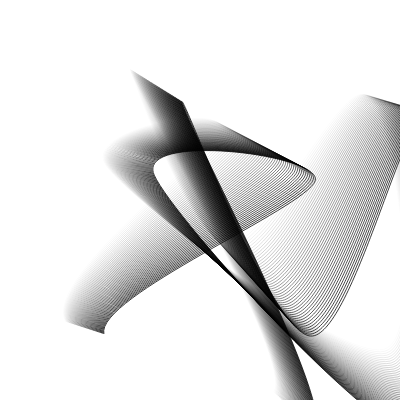
Frame 1 (no input)
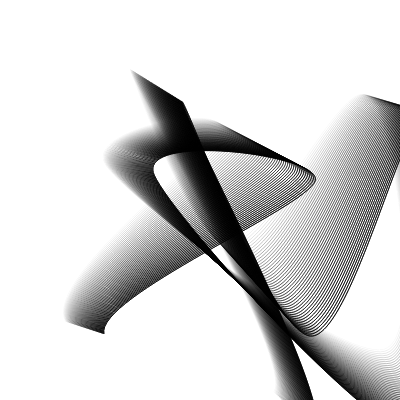
Frame 2 (the mouse pressed at the canvas centre, redrawn once)

The p5.js sketch that drew these frames (run headless with seeded random() and noise() and a simulated clock; the mouse was pressed at the canvas centre and the sketch redrawn once):

// p5.js sketch
// ── sketch.js
const sketchWidth = 400;
const sketchHeight = 400;
function setup () {
  createCanvas(sketchWidth, sketchHeight);
}

const numPoints = 10;
const velocity = 2;
const points = [];
for (let p = 0; p < numPoints; p += 1) {
  points.push([
    Math.random() * sketchWidth, // x
    Math.random() * sketchHeight, // y
    Math.random() * velocity, // dx
    Math.random() * velocity // dy
  ]);
}

const numLoops = 50;
const minOpacity = 200;
function draw() {
  noLoop();
  for (let l = 0; l < numLoops; l += 1) {
    noFill();
    stroke(0,minOpacity/numLoops * l)
    beginShape();
    for (let p = 0; p < points.length; p += 1) {
      curveVertex(
        points[p][0] + l * points[p][2],
        points[p][1] + l * points[p][3]
      );
    }
    endShape();
  }
}
